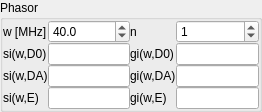
<?xml version="1.0" encoding="UTF-8"?>
<ui version="4.0">
 <class>Form</class>
 <widget class="QWidget" name="Form">
  <property name="geometry">
   <rect>
    <x>0</x>
    <y>0</y>
    <width>262</width>
    <height>97</height>
   </rect>
  </property>
  <property name="windowTitle">
   <string>Form</string>
  </property>
  <layout class="QVBoxLayout" name="verticalLayout">
   <property name="spacing">
    <number>0</number>
   </property>
   <property name="margin">
    <number>0</number>
   </property>
   <item>
    <widget class="QGroupBox" name="groupBox_5">
     <property name="title">
      <string>Phasor</string>
     </property>
     <layout class="QGridLayout" name="gridLayout_5">
      <property name="margin">
       <number>0</number>
      </property>
      <property name="spacing">
       <number>0</number>
      </property>
      <item row="0" column="0">
       <widget class="QLabel" name="label_16">
        <property name="sizePolicy">
         <sizepolicy hsizetype="Fixed" vsizetype="Preferred">
          <horstretch>0</horstretch>
          <verstretch>0</verstretch>
         </sizepolicy>
        </property>
        <property name="text">
         <string>w [MHz]</string>
        </property>
       </widget>
      </item>
      <item row="1" column="0">
       <widget class="QLabel" name="label_17">
        <property name="text">
         <string>si(w,D0)</string>
        </property>
       </widget>
      </item>
      <item row="0" column="5">
       <widget class="QSpinBox" name="spinBox_5">
        <property name="minimum">
         <number>0</number>
        </property>
        <property name="maximum">
         <number>999</number>
        </property>
        <property name="value">
         <number>1</number>
        </property>
       </widget>
      </item>
      <item row="0" column="3" colspan="2">
       <widget class="QLabel" name="label_18">
        <property name="sizePolicy">
         <sizepolicy hsizetype="Fixed" vsizetype="Preferred">
          <horstretch>0</horstretch>
          <verstretch>0</verstretch>
         </sizepolicy>
        </property>
        <property name="text">
         <string>n</string>
        </property>
       </widget>
      </item>
      <item row="1" column="3" colspan="2">
       <widget class="QLabel" name="label_19">
        <property name="text">
         <string>gi(w,D0)</string>
        </property>
       </widget>
      </item>
      <item row="1" column="5" colspan="2">
       <widget class="QLineEdit" name="lineEdit_3">
        <property name="readOnly">
         <bool>true</bool>
        </property>
       </widget>
      </item>
      <item row="0" column="1" colspan="2">
       <widget class="QDoubleSpinBox" name="doubleSpinBox_12">
        <property name="decimals">
         <number>1</number>
        </property>
        <property name="maximum">
         <double>500.000000000000000</double>
        </property>
        <property name="singleStep">
         <double>5.000000000000000</double>
        </property>
        <property name="value">
         <double>40.000000000000000</double>
        </property>
       </widget>
      </item>
      <item row="1" column="1" colspan="2">
       <widget class="QLineEdit" name="lineEdit">
        <property name="readOnly">
         <bool>true</bool>
        </property>
       </widget>
      </item>
      <item row="2" column="1">
       <widget class="QLineEdit" name="lineEdit_4">
        <property name="readOnly">
         <bool>true</bool>
        </property>
       </widget>
      </item>
      <item row="2" column="0">
       <widget class="QLabel" name="label_20">
        <property name="text">
         <string>si(w,DA)</string>
        </property>
       </widget>
      </item>
      <item row="2" column="5">
       <widget class="QLineEdit" name="lineEdit_5">
        <property name="readOnly">
         <bool>true</bool>
        </property>
       </widget>
      </item>
      <item row="2" column="3">
       <widget class="QLabel" name="label_21">
        <property name="text">
         <string>gi(w,DA)</string>
        </property>
       </widget>
      </item>
      <item row="4" column="3">
       <widget class="QLabel" name="label_22">
        <property name="text">
         <string>gi(w,E)</string>
        </property>
       </widget>
      </item>
      <item row="4" column="0">
       <widget class="QLabel" name="label_23">
        <property name="text">
         <string>si(w,E)</string>
        </property>
       </widget>
      </item>
      <item row="4" column="1">
       <widget class="QLineEdit" name="lineEdit_6">
        <property name="readOnly">
         <bool>true</bool>
        </property>
       </widget>
      </item>
      <item row="4" column="5">
       <widget class="QLineEdit" name="lineEdit_7">
        <property name="readOnly">
         <bool>true</bool>
        </property>
       </widget>
      </item>
     </layout>
    </widget>
   </item>
  </layout>
 </widget>
 <resources/>
 <connections/>
</ui>
